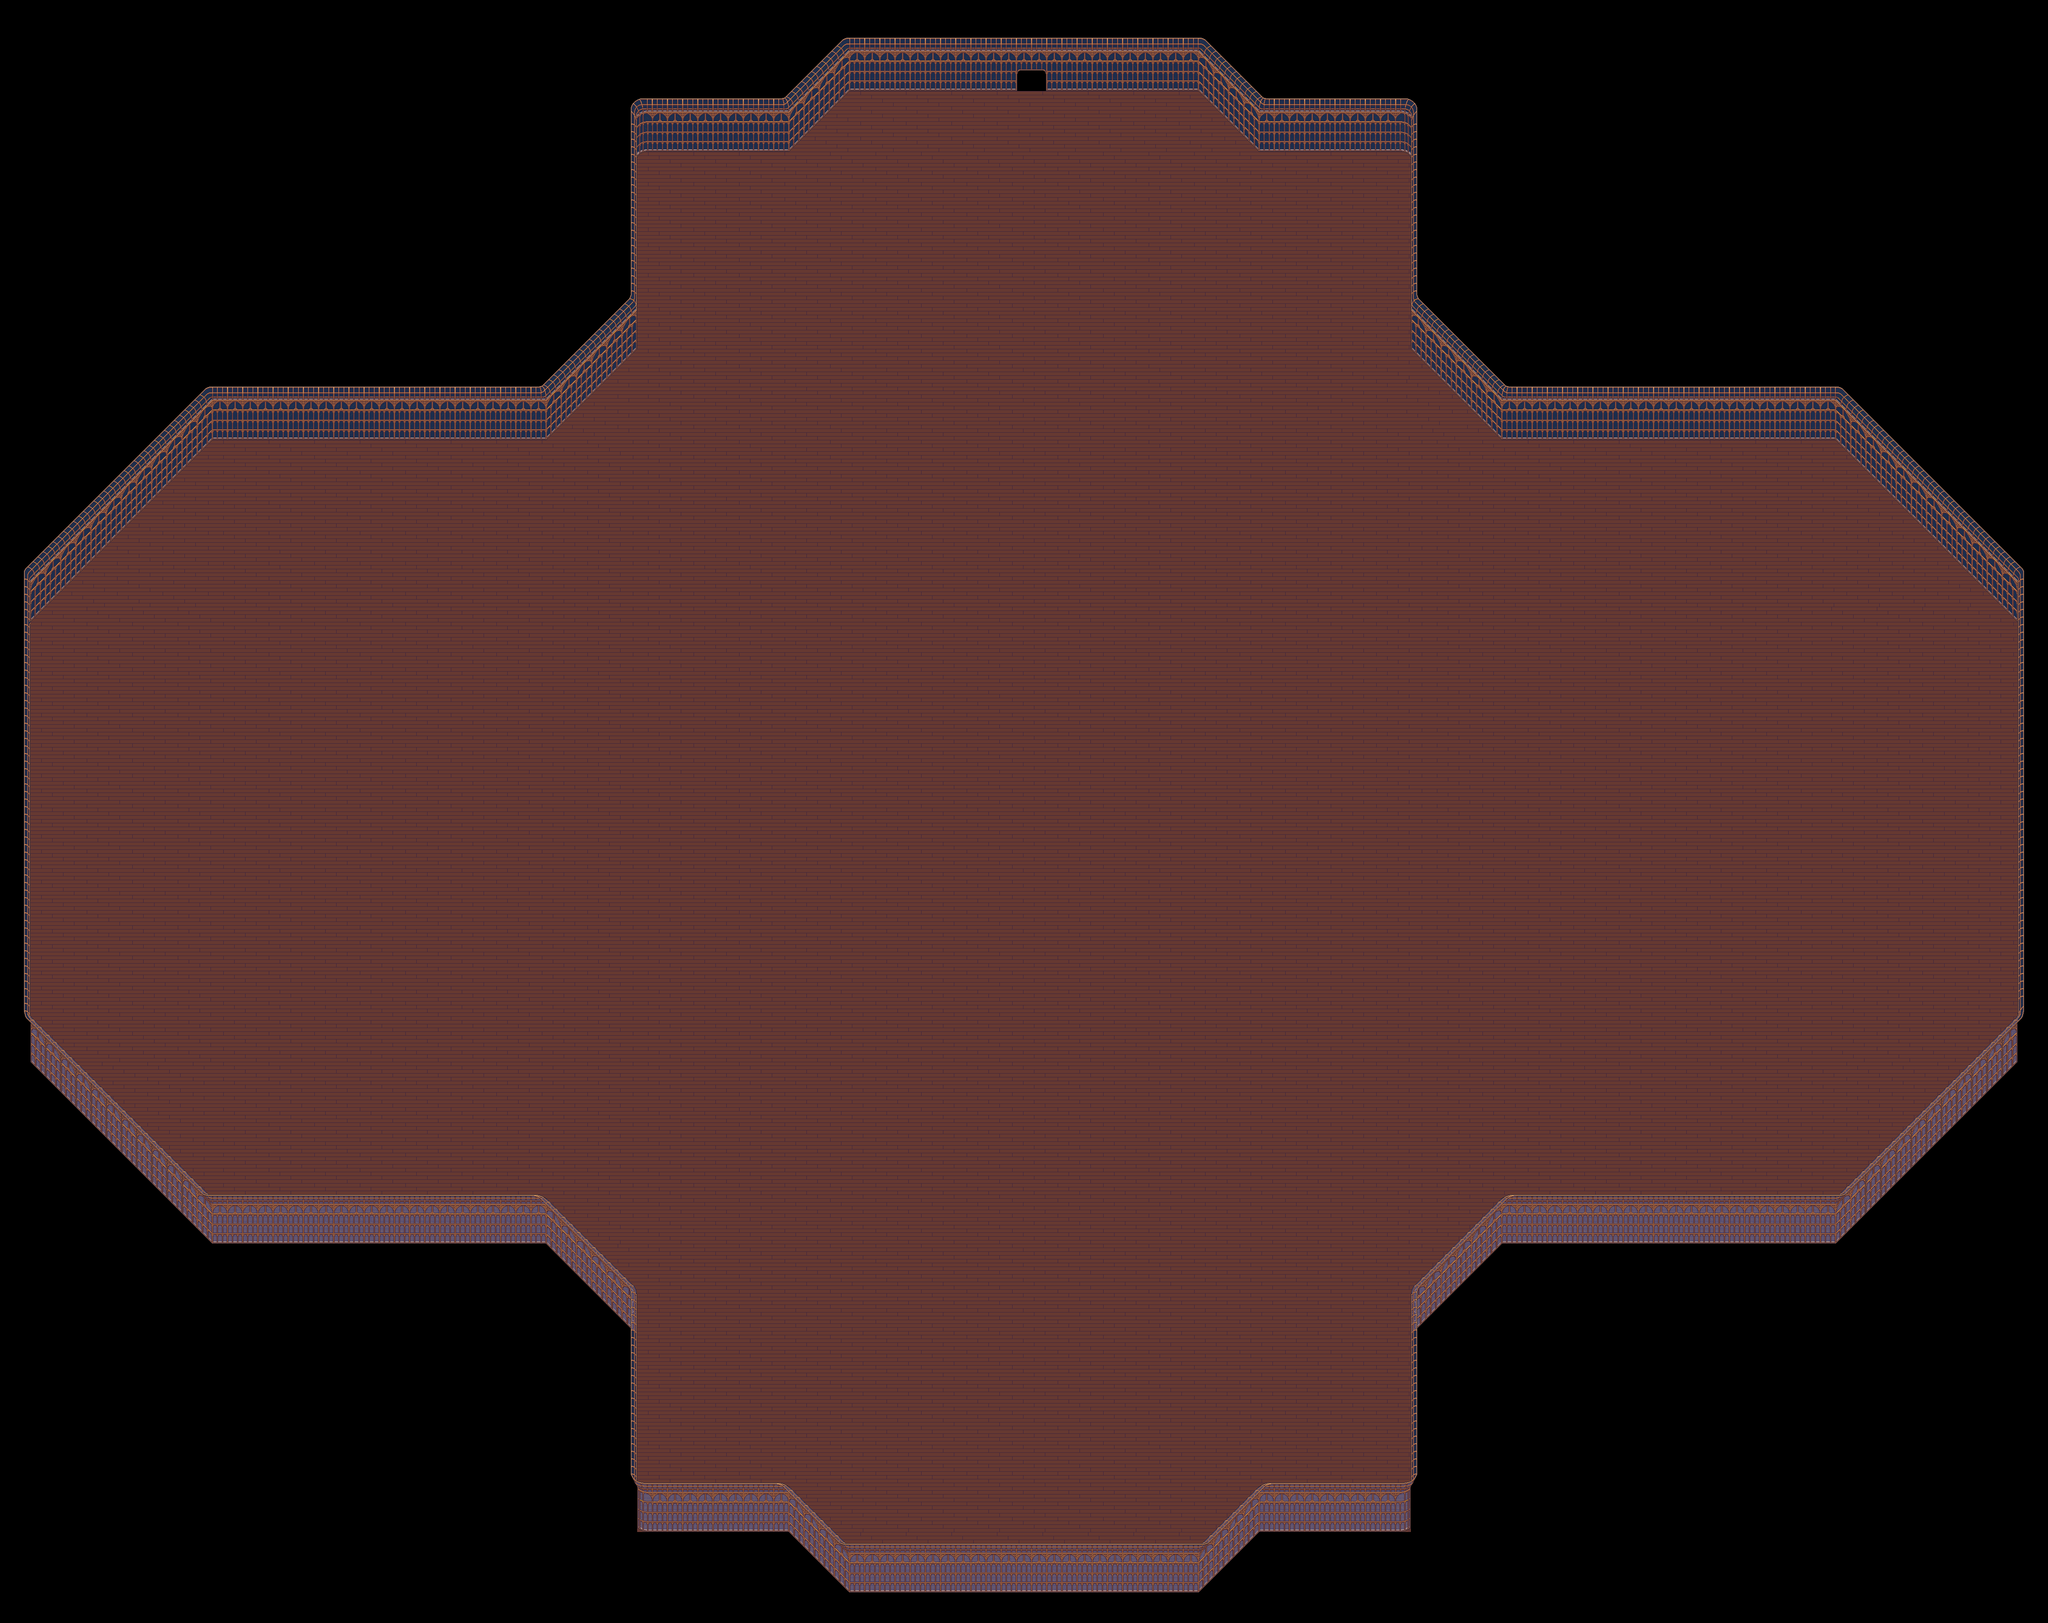

A 2D game scene composited from a Tiled map and its tileset images. What follows is a short description and the map's XML, with each tile layer's data collapsed to a summary:
An orthogonal 135x107 tile map with 32x32 px tiles, 2 tile layers (floors, walls), 1 hidden layer not drawn, 3 tilesets.

<map version="1.5" tiledversion="1.6.0" orientation="orthogonal" renderorder="right-down" width="135" height="107" tilewidth="32" tileheight="32" infinite="0" nextlayerid="4" nextobjectid="1">
 <tileset firstgid="1" source="Botanical walls.tsx" />
 <tileset firstgid="415" source="../../tilesets/Gather Swatches 1.x.tsx" />
 <tileset firstgid="615" source="../../tilesets/Gather Floors 1.x.tsx" />
 <layer id="3" name="floors" width="135" height="107">
  <data>[14445 cells, 8925 non-empty, 11 distinct tile ids]</data>
 </layer>
 <layer id="2" name="blueprinting" width="135" height="107" visible="0">
  <data>[14445 cells, 1022 non-empty, 1 distinct tile ids]</data>
 </layer>
 <layer id="1" name="walls" width="135" height="107">
  <data>[14445 cells, 1242 non-empty, 200 distinct tile ids]</data>
 </layer>
</map>
